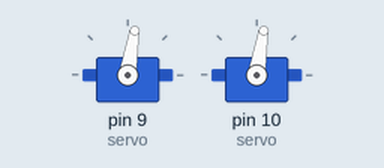
Simulated run of this sketch. Board: Arduino Uno, built with avr-gcc and run on an emulated ATmega328P. On the bench: 2 × servo. What the sketch prints to the serial monitor is not drawn.

Above: at 0.23 s.
At 9.58 s:
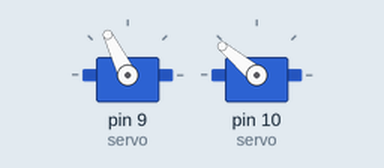
At 18.92 s:
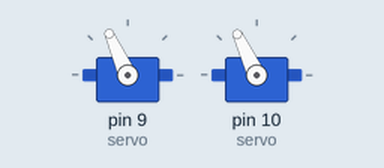
At 39.72 s:
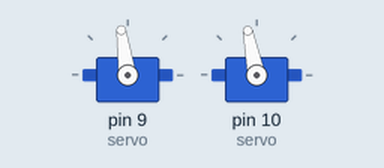
Timing chart, 0 to 40.0 s (numbered marks = the images above):
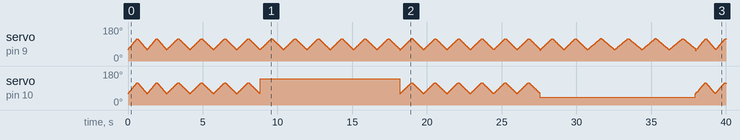

The sketch:

OpenWalk.ino
```cpp
/*
 *  OpenWalk
 *  6478, Informal Robotics
 *  Harvard Graduate School of Design
 *
 *  Nono Martínez Alonso (@nonoesp)
 *  Enol Vallina
 *  Guillermo Saavedra
 */

/*
 * The MIT License (MIT)
 *
 * Copyright (c) 2015 Nono Martínez Alonso, Enol Vallina, Guillermo Saavedra
 *
 * Permission is hereby granted, free of charge, to any person obtaining a copy
 * of this software and associated documentation files (the "Software"), to deal
 * in the Software without restriction, including without limitation the rights
 * to use, copy, modify, merge, publish, distribute, sublicense, and/or sell
 * copies of the Software, and to permit persons to whom the Software is
 * furnished to do so, subject to the following conditions:
 *
 * The above copyright notice and this permission notice shall be included in all
 * copies or substantial portions of the Software.
 *
 * THE SOFTWARE IS PROVIDED "AS IS", WITHOUT WARRANTY OF ANY KIND, EXPRESS OR
 * IMPLIED, INCLUDING BUT NOT LIMITED TO THE WARRANTIES OF MERCHANTABILITY,
 * FITNESS FOR A PARTICULAR PURPOSE AND NONINFRINGEMENT. IN NO EVENT SHALL THE
 * AUTHORS OR COPYRIGHT HOLDERS BE LIABLE FOR ANY CLAIM, DAMAGES OR OTHER
 * LIABILITY, WHETHER IN AN ACTION OF CONTRACT, TORT OR OTHERWISE, ARISING FROM,
 * OUT OF OR IN CONNECTION WITH THE SOFTWARE OR THE USE OR OTHER DEALINGS IN THE
 * SOFTWARE.
*/

#include <Servo.h>

/*
 * ServoWrapper Class
 *
 * A wrapper to interact with the Servo class.
 */

class ServoWrapper {
  public : Servo servo;
  public : double position;
  public : int homeAngle;
  public : int sweepAngle;

  public : float duration;
  public : float current;
  public : String name;

  public : void init(int _sweepAngle, int _homeAngle) {
    this->homeAngle = _homeAngle;
    this->sweepAngle = _sweepAngle;
    this->position = this->sweepAngle;
    this->duration = 100; // Default
  }

  public : void goHome() {
    this->servo.write(homeAngle);
  }

  public : void move(float from, float to, float steps) {
    float step = (to - from) / (steps * this->duration);
    this->position += step;
    this->updateAngle();
  }

  public : int absoluteAngle() {
    return this->position + this->homeAngle;
  }

  public :

  public : void updateAngle() {
     this->servo.write(this->absoluteAngle());
  }

  public : void update() {
    this->current++;
    if(this->current > this->duration) {
      this->current = 0;
      this->position = this->sweepAngle;
    }
  }

  public : void log() {
    Serial.print(this->name);
    Serial.print(" -- current: ");
    Serial.print(this->current);
    Serial.print(" position: ");
    Serial.print(this->position);
    Serial.print(" absoluteAngle: ");
    Serial.print(this->absoluteAngle());
    Serial.println();
  }
};

// --------------------------------------------------------

// Variables
int cycleCount = 0;
int delayTime = 10;
String walkingMode = "Default";

// Servo Wrappers
ServoWrapper ServoA;
ServoWrapper ServoB;

// Home Angles
int homeAngleA = 90;
int homeAngleB = 90;

// Serial connection
char val; // Data received from the serial port

void setup() { // This code just runs once

  // Initialization
  Serial.begin(19200);

  // Servo A (Front)
  ServoA.name = "Front";
  ServoA.servo.attach(9);

  // Servo B (Rear)
  ServoB.name = "Rear ";
  ServoB.servo.attach(10);

  // Do something
  SetWalkingMode("Forward");
}

void loop() { // This code runs repeteadly

  Serial.println(cycleCount);

  if(cycleCount == 50) {
    ServoA.log();
    ServoB.log();
  }

  if(cycleCount == 3000) {
    //SetWalkingMode("Backwards");
    SetWalkingMode("ForwardSteerLeft");
  }

  if(cycleCount == 6000) {
    SetWalkingMode("Forward");
  }

  if(cycleCount == 9000) {
    //SetWalkingMode("Backwards");
    SetWalkingMode("ForwardSteerRight");
  }

  if(cycleCount == 12000) {
    SetWalkingMode("Forward");
    //SetWalkingMode("Rest");
    cycleCount = 0;
  }

  cycleCount++;

  Move();

  // --------------------------------------------
  // Delay
  // --------------------------------------------

  //delay(delayTime*0.2);
  delay(1);
}

void SetWalkingMode(String m) {
  walkingMode = m;
  if(m == "Default" || m == "Forward") {
    WalkForwardSetup();
  }
  if(m == "Backwards") {
    WalkBackwardsSetup();
  }
  if(m == "ForwardSteerRight") {
    WalkForwardSteerRightSetup();
  }
  if(m == "ForwardSteerLeft") {
    WalkForwardSteerLeftSetup();
  }
}

void Move() {

  if (walkingMode == "Default" || walkingMode == "Forward" || walkingMode == "Backwards") {

    // ServoA
    ServoA.update();

    if(ServoA.current <= ServoA.duration * 0.5) { // 50%
      ServoA.move(ServoA.sweepAngle, -ServoA.sweepAngle, 0.5);
    }

    if(ServoA.current > ServoA.duration * 0.5 && // 50%
      ServoA.current <= ServoA.duration * 1.0) {
      ServoA.move(-ServoA.sweepAngle, ServoA.sweepAngle, 0.5);
    }

    // ServoB Behavior
    ServoB.update();

    if(ServoB.current <= ServoB.duration * 0.5) { // 50%
      ServoB.move(ServoB.sweepAngle, -ServoB.sweepAngle, 0.5);
    }

    if(ServoB.current > ServoB.duration * 0.5 && // 50%
      ServoB.current <= ServoB.duration * 1.0) {
      ServoB.move(-ServoB.sweepAngle, ServoB.sweepAngle, 0.5);
    }
  }

  if (walkingMode == "ForwardSteerRight" || walkingMode == "ForwardSteerLeft") {

    // ServoA
    ServoA.update();

    if(ServoA.current <= ServoA.duration * 0.5) { // 50%
      ServoA.move(ServoA.sweepAngle, -ServoA.sweepAngle, 0.5);
    }

    if(ServoA.current > ServoA.duration * 0.5 && // 50%
      ServoA.current <= ServoA.duration * 1.0) {
      ServoA.move(-ServoA.sweepAngle, ServoA.sweepAngle, 0.5);
    }
  }
}

void WalkForwardSetup() {
  float speed = 2.0;

  // ServoA (Front)
  ServoA.init(-30, homeAngleA);
  ServoA.duration = 1000 / speed;

  // ServoB (Rear)
  ServoB.init(-30, homeAngleB);
  ServoB.duration = 1000 / speed;
}


void WalkBackwardsSetup() {
  float speed = 2.0;

  // ServoA (Front)
  ServoA.init(-30, homeAngleA);
  ServoA.duration = 1000 / speed;

  // ServoB (Rear)
  ServoB.init(+30, homeAngleB);
  ServoB.duration = 1000 / speed;
}

void WalkForwardSteerRightSetup() {

  float speed = 2.0;

  // ServoA (Front)
  ServoA.init(-30, homeAngleA);
  ServoA.duration = 1000 / speed;

  //speed = 2.0;

  // ServoB (Rear)
  //ServoB.init(20, 50);
//  ServoB.duration = 1000 / speed;

  ServoB.position = -50;
  ServoB.updateAngle();
}

void WalkForwardSteerLeftSetup() {

  float speed = 2.0;

  // ServoA (Front)
  ServoA.init(-30, homeAngleA);
  ServoA.duration = 1000 / speed;

  //speed = 2.0;

  // ServoB (Rear)
  //ServoB.init(20, 50);
//  ServoB.duration = 1000 / speed;

  ServoB.position = 50;
  ServoB.updateAngle();
}
```
